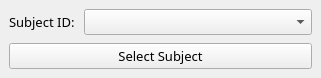
<?xml version="1.0" encoding="UTF-8"?>
<ui version="4.0">
 <class>PlutoSubjectSelectorWindow</class>
 <widget class="QMainWindow" name="PlutoSubjectSelectorWindow">
  <property name="geometry">
   <rect>
    <x>0</x>
    <y>0</y>
    <width>321</width>
    <height>78</height>
   </rect>
  </property>
  <property name="sizePolicy">
   <sizepolicy hsizetype="Fixed" vsizetype="Fixed">
    <horstretch>0</horstretch>
    <verstretch>0</verstretch>
   </sizepolicy>
  </property>
  <property name="minimumSize">
   <size>
    <width>321</width>
    <height>78</height>
   </size>
  </property>
  <property name="maximumSize">
   <size>
    <width>321</width>
    <height>78</height>
   </size>
  </property>
  <property name="windowTitle">
   <string>PLUTO Full Assessment Subject Selector</string>
  </property>
  <widget class="QWidget" name="centralwidget">
   <layout class="QVBoxLayout" name="verticalLayout">
    <item>
     <layout class="QFormLayout" name="formLayout_2">
      <item row="0" column="0">
       <widget class="QLabel" name="label">
        <property name="font">
         <font>
          <family>Bahnschrift Light</family>
          <pointsize>10</pointsize>
         </font>
        </property>
        <property name="text">
         <string>Subject ID: </string>
        </property>
       </widget>
      </item>
      <item row="0" column="1">
       <widget class="QComboBox" name="cbSubjID">
        <property name="font">
         <font>
          <family>Bahnschrift Light</family>
          <pointsize>10</pointsize>
         </font>
        </property>
       </widget>
      </item>
     </layout>
    </item>
    <item>
     <widget class="QPushButton" name="pbSelect">
      <property name="font">
       <font>
        <family>Bahnschrift Light</family>
        <pointsize>10</pointsize>
       </font>
      </property>
      <property name="text">
       <string>Select Subject</string>
      </property>
     </widget>
    </item>
   </layout>
  </widget>
 </widget>
 <resources/>
 <connections/>
</ui>
